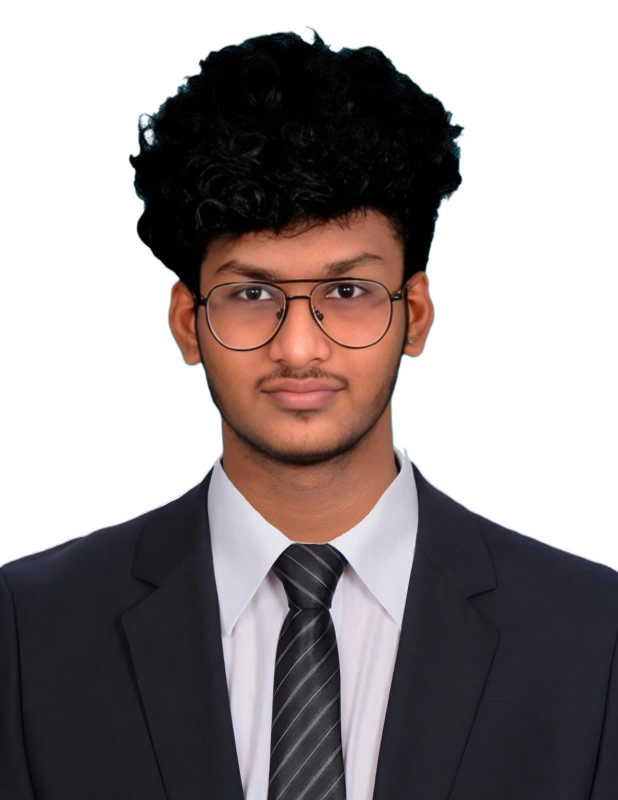
#> input picture pic.jpeg, 1236 x 1600 px (shown at 1/2 size)
$ jupyter execute main_sunglass.ipynb
#> lines starting #> are read from the running program, lines starting #| are printed output that depends on the picture; after the words box and inside, x2 and y2 are one past the last pixel; in counts of white or black regions, pixels touching at a corner belong together
[cell 1]
# Import libraries
import cv2
import numpy as np
import matplotlib.pyplot as plt

[cell 2]
# Load the Face Image
faceImage = cv2.imread('pic.jpeg')
#> faceImage is the input picture: shape (1600, 1236, 3); mean B, G, R 143.7, 143.4, 150.9
plt.imshow(faceImage[:,:,::-1]);plt.title("Face")

[cell 3]
faceImage.shape
#> Out = (1600, 1236, 3)

[cell 4]
#resized_faceImage.shape
faceImage.shape
#> Out = (1600, 1236, 3)

[cell 5]
# Load the Sunglass image with Alpha channel
# (http://pluspng.com/sunglass-png-1104.html)
glassPNG = cv2.imread('sunglass.png',-1)
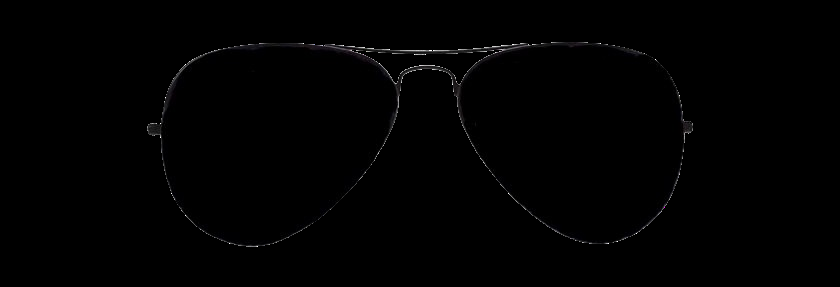
#> input picture sunglass.png, 840 x 287 px
#> glassPNG is the input picture: shape (287, 840, 4); mean B, G, R, A 1.2, 1.1, 1.1, 77.1
plt.imshow(glassPNG);plt.title("glassPNG")

[cell 6]
# Resize the image to fit over the eye region
glassPNG = cv2.resize(glassPNG,(190,50))
#> glassPNG: shape (50, 190, 4)
print("image Dimension ={}".format(glassPNG.shape))
#| image Dimension =(50, 190, 4)

[cell 7]
# Separate the Color and alpha channels
glassBGR = glassPNG[:,:,0:3]
glassMask1 = glassPNG[:,:,3]

[cell 8]
# Display the images for clarity
plt.figure(figsize=[15,15])
plt.subplot(121);plt.imshow(glassBGR);plt.title('Sunglass Color channels');
plt.subplot(122);plt.imshow(glassMask1,cmap='gray');plt.title('Sunglass Alpha channel');
#> figure, not shown here; B, G, R data is drawn as R, G, B

[cell 9]
# Make a copy
faceWithGlassesNaive = faceImage.copy()

# Define region
y1, y2 = 500, 700
x1, x2 = 400, 820

# Resize glasses to fit region EXACTLY
glass_resized = cv2.resize(glassBGR, (x2 - x1, y2 - y1))
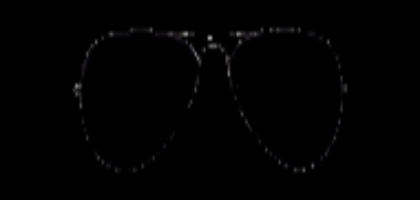
#> glass_resized: shape (200, 420, 3); mean B, G, R 1.2, 1.1, 1.1

# Replace the eye region
faceWithGlassesNaive[y1:y2, x1:x2] = glass_resized
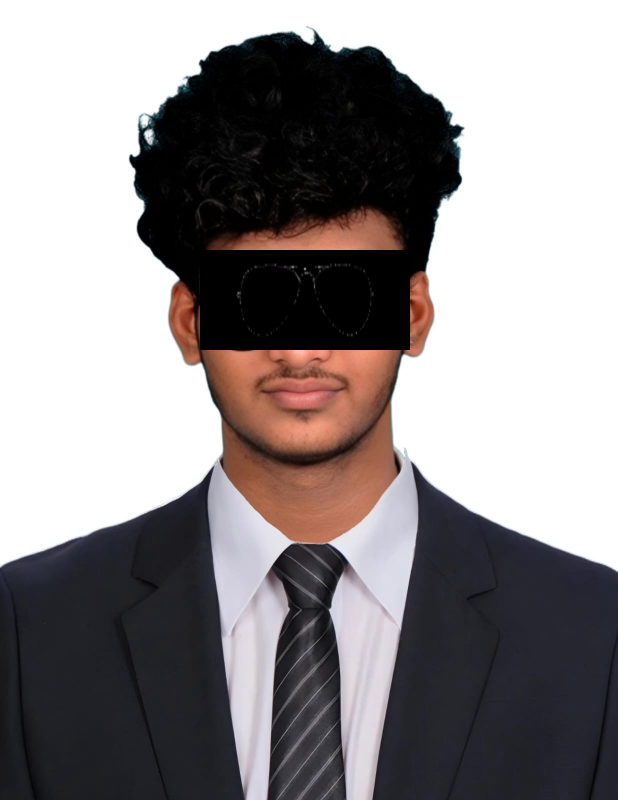
#> faceWithGlassesNaive: shape (1600, 1236, 3) (shown at 1/2 size); 4.25% of pixels changed, all inside (x1, y1, x2, y2) = (400, 500, 820, 700)

# Show image
plt.imshow(faceWithGlassesNaive[..., ::-1])

[cell 10]
# Make mask 3-channel
glassMask = cv2.merge((glassMask1,glassMask1,glassMask1))

# Copy image
faceWithGlassesArithmetic = faceImage.copy()

# ✅ PERFECT ALIGNMENT FOR YOUR IMAGE
y1, y2 = 500, 740
x1, x2 = 280, 920

# ROI
eyeROI = faceWithGlassesArithmetic[y1:y2, x1:x2]
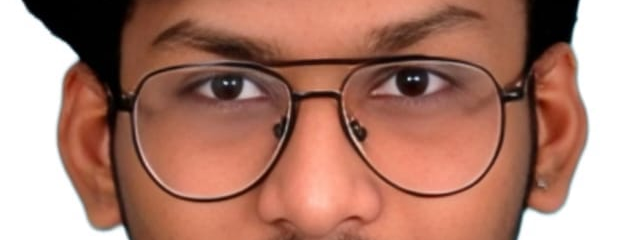
#> eyeROI: shape (240, 640, 3); mean B, G, R 113.4, 128.6, 175.9

# Resize glass + mask
glassBGR_resized = cv2.resize(glassBGR, (x2-x1, y2-y1))
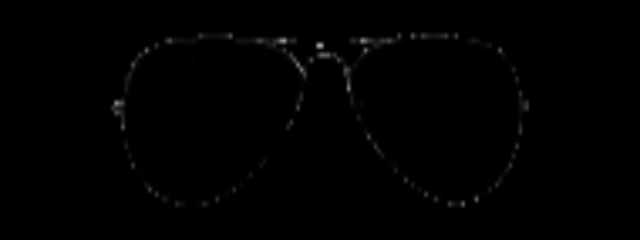
#> glassBGR_resized: shape (240, 640, 3); mean B, G, R 1.2, 1.1, 1.1
glassMask_resized = cv2.resize(glassMask, (x2-x1, y2-y1)).astype(np.float32)/255.0
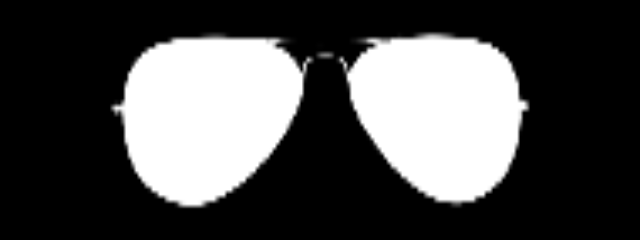
#> glassMask_resized: shape (240, 640, 3) float32; min 0, max 1, mean 0.301

# Smooth edges
glassMask_resized = cv2.GaussianBlur(glassMask_resized, (5,5), 0)

# Convert to float
eyeROI = eyeROI.astype(np.float32)
glassBGR_resized = glassBGR_resized.astype(np.float32)

# Blend
maskedEye = eyeROI * (1 - glassMask_resized)
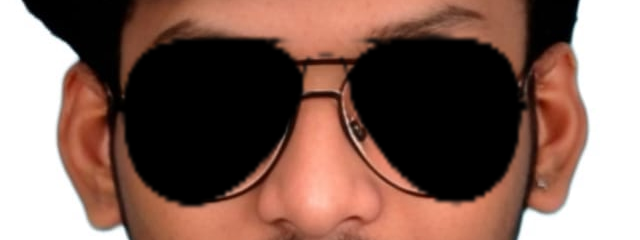
#> maskedEye: shape (240, 640, 3) float32; mean B, G, R 89.3, 99.3, 129
maskedGlass = glassBGR_resized * glassMask_resized
eyeRoiFinal = maskedEye + maskedGlass
eyeRoiFinal = np.uint8(eyeRoiFinal)

# -------- SAME OUTPUT FORMAT --------
plt.figure(figsize=[20,20])

plt.subplot(131)
plt.imshow(maskedEye[...,::-1].astype(np.uint8))
plt.title("Masked Eye Region")

plt.subplot(132)
plt.imshow(maskedGlass[...,::-1].astype(np.uint8))
plt.title("Masked Sunglass Region")

plt.subplot(133)
plt.imshow(eyeRoiFinal[...,::-1])
plt.title("Augmented Eye and Sunglass")

# Replace ROI
faceWithGlassesArithmetic[y1:y2, x1:x2] = eyeRoiFinal
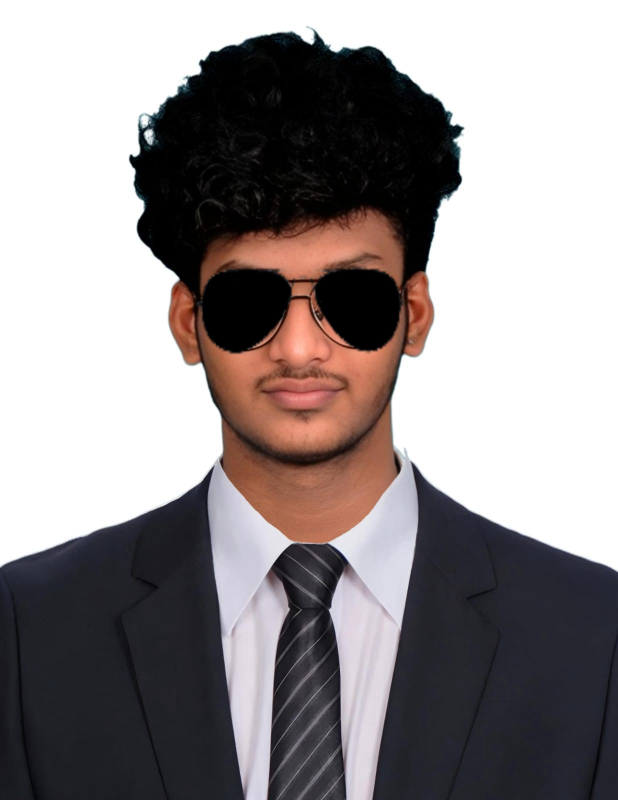
#> faceWithGlassesArithmetic: shape (1600, 1236, 3) (shown at 1/2 size); 2.76% of pixels changed, all inside (x1, y1, x2, y2) = (387, 529, 813, 711)

# Final display
plt.figure(figsize=[20,20])
plt.subplot(121)
plt.imshow(faceImage[:,:,::-1])
plt.title("Original Image")

plt.subplot(122)
plt.imshow(faceWithGlassesArithmetic[:,:,::-1])
plt.title("With Sunglasses")
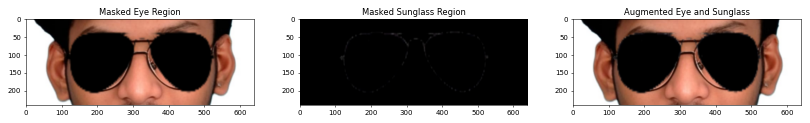
#> figure drawn by matplotlib, 3 panels
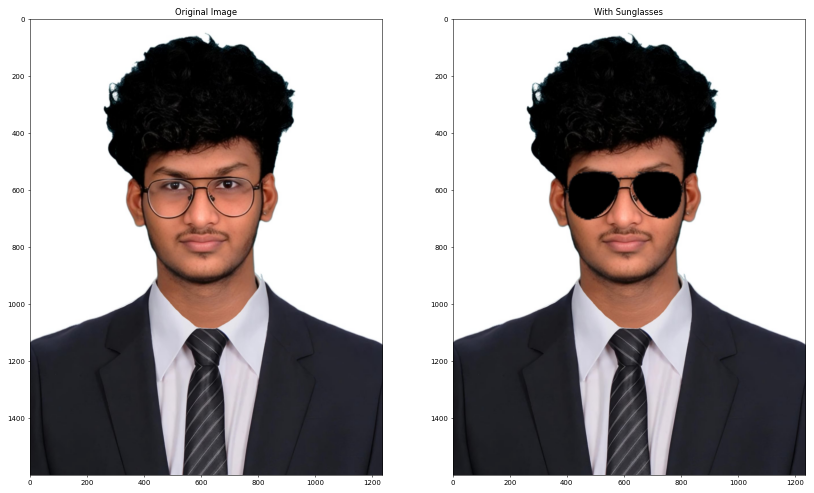
#> figure drawn by matplotlib, 2 panels
